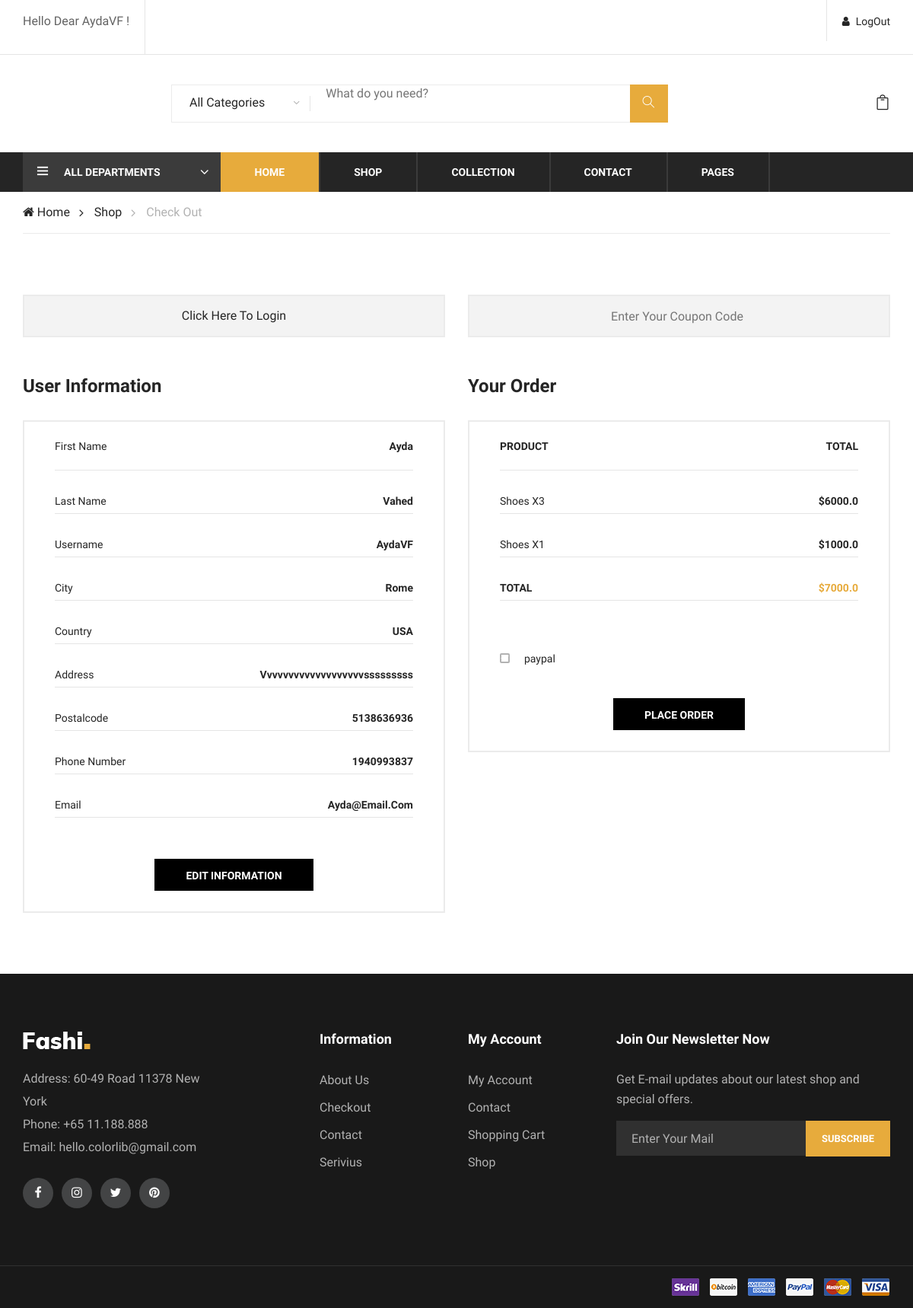
Page /orders/checkout/ (signed in) on the earlier database version.
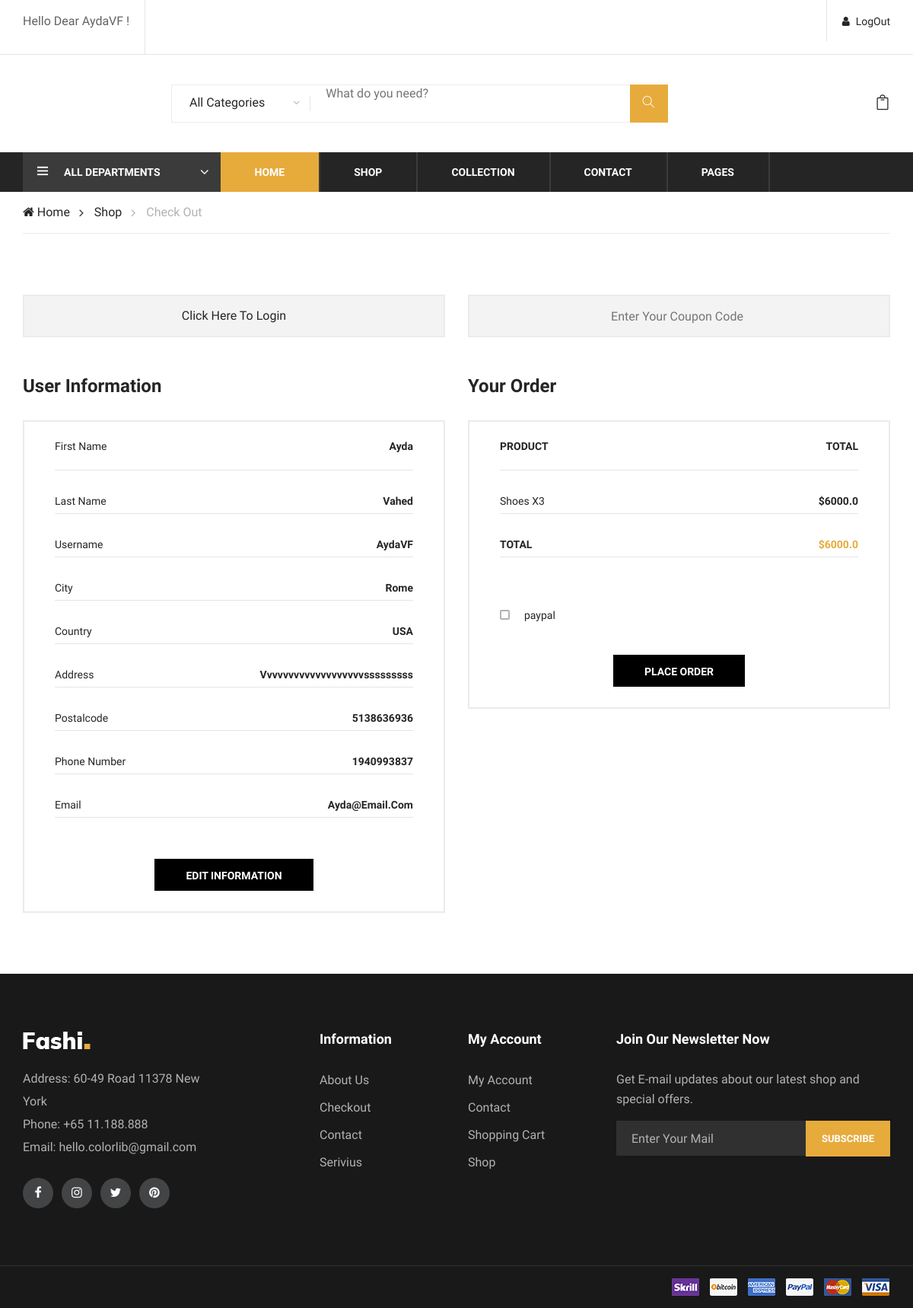
Same page on the later database version.
### orders/models.py (models this page shows, shortened)
class OrderItem(models.Model):
    order=models.ForeignKey(Order,on_delete=models.SET_NULL,null=True)
    product=models.ForeignKey(Product,on_delete=models.SET_NULL,null=True)
    qty=models.IntegerField(null=True,blank=True,default=1)
    created=models.DateTimeField(auto_now_add=True)
    id=models.UUIDField(default=uuid.uuid4 , unique=True, primary_key=True, editable=False)
    @property
    def getPrice(self):
        price=self.qty* self.product.price
        return price

### products/models.py (models this page shows, shortened)
class Product(models.Model):
    owner=models.ForeignKey(Profile,on_delete=models.CASCADE, null=True)
    tag=models.ForeignKey(Tag,null=True,blank=True,on_delete=models.SET_NULL)
    cat=models.ForeignKey(Category,null=True,blank=True,on_delete=models.SET_NULL)
    size=models.ManyToManyField(Size,null=True,blank=True)
    color=models.ManyToManyField(Color,null=True,blank=True)
    name=models.CharField(max_length=300)
    description=models.TextField(null=True,blank=True)
    image=models.ImageField(null=True, blank=True,upload_to='profiles/')
    brand=models.CharField(max_length = 150,null=True,blank=True)
    price=models.FloatField(default=0, null=True, blank=True)
    discount=models.IntegerField(default=0, null=True, blank=True)
    stock=models.IntegerField(default=0, null=True, blank=True)
    vote_total=models.IntegerField(default=0, null=True, blank=True)
    vote_ratio=models.IntegerField(default=0,null=True, blank=True)
    created=models.DateTimeField(auto_now_add=True)
    id=models.UUIDField(default=uuid.uuid4 , unique=True, primary_key=True, editable=False)

### orders/views.py (the view)
# urls.py: path('checkout/',views.viewCheckout, name='checkout'),
@login_required(login_url='login')
def viewCheckout(request):
    user=request.user
    profile=Profile.objects.get(user=user)
    order=profile.order_set.get(isPaid=False)
    orders=order.orderitem_set.all()
    total_price=0
    q_product=0
    for o in orders:
        total_price +=o.getPrice
        q_product +=1
    context={'profile':profile,'order':order,'orders':orders,'total_price':total_price,'q_product':q_product}
    return render(request,'orders/checkout.html',context)

### orders/templates/orders/checkout.html (shortened to what this page needs)
{% extends 'main.html' %}
{% block content %}
<div class="breacrumb-section">
    <div class="container">
        <div class="row">
            <div class="col-lg-12">
                <div class="breadcrumb-text product-more">
                    <a href="{% url 'products' %}"><i class="fa fa-home"></i> Home</a>
                    <a href="{% url 'shop' %}">Shop</a>
                    <span>Check Out</span>
                </div>
            </div>
        </div>
    </div>
</div>
<section class="checkout-section spad">
    <div class="container">
            <div class="row">
                <div class="col-lg-6">
                    <div class="checkout-content">
                        <a href="{% url 'login' %}" class="content-btn">Click Here To Login</a>
                    </div>
                            <form action="#" class="checkout-form">
                            <div class="place-order">
                                <h4>User Information</h4>
                                <div class="order-total">
                            <ul class="order-table">
                            <li class="fw-normal" > first name <span>{{profile.first_name}}</span> </li>
                            <li class="fw-normal"> last name <span>{{profile.last_name}}</span> </li>
                            <li class="fw-normal"> username <span>{{profile.username}}</span> </li>
                            <li class="fw-normal"> city <span>{{profile.city}}</span> </li>
                            <li class="fw-normal"> country <span>{{profile.country}}</span> </li>
                            <li class="fw-normal"> address <span>{{profile.address}}</span> </li>
                            <li class="fw-normal"> postalcode <span>{{profile.postalcode}}</span> </li>
                            <li class="fw-normal"> phone number <span>{{profile.tel}}</span> </li>
                            <li class="fw-normal"> email <span>{{profile.email}}</span> </li>
                        </ul>
                        <div class="order-btn">
                            <a href="{% url 'update-profile' %}" class="site-btn place-btn">Edit information</a>
                        </div>
                    </div>
                    </div>
                </form>
                </div>
                <div class="col-lg-6">
                    <form action="#" class="checkout-form">
                    <div class="checkout-content">
                        <input type="text" placeholder="Enter Your Coupon Code">
                    </div>
                    <div class="place-order">
                        <h4>Your Order</h4>
                        <div class="order-total">
                            <ul class="order-table">
                                <li>Product <span>Total</span></li>
                                {% for ord in orders %}
                                <li class="fw-normal">{{ord.product.name}} x{{ord.qty}}<span>${{ord.getPrice}}</span></li>
                                {% endfor %}
                                <li class="total-price">Total <span>${{total_price}}</span></li>
                            </ul>
                            <div class="payment-check">
                                <div class="pc-item">
                                    <label for="pc-check">
                                        {{order.paymentMethod }}
                                        <span class="checkmark"></span>
                                    </label>
                                </div>
                            </div>
                            <div class="order-btn">
                                <a href="{% url 'submit_order' order.id%}" class="site-btn place-btn">Place Order</a>
                            </div>
                        </div>
                    </div>
                </form>
                </div>
            </div>
    </div>
</section>
{% endblock content %}

Differences in the rows shown:
removed OrderItem: product.name "Shoes", qty "1", getPrice "1000.0"
Other differences:
{{ total_price }}: "7000.0" → "6000.0"
